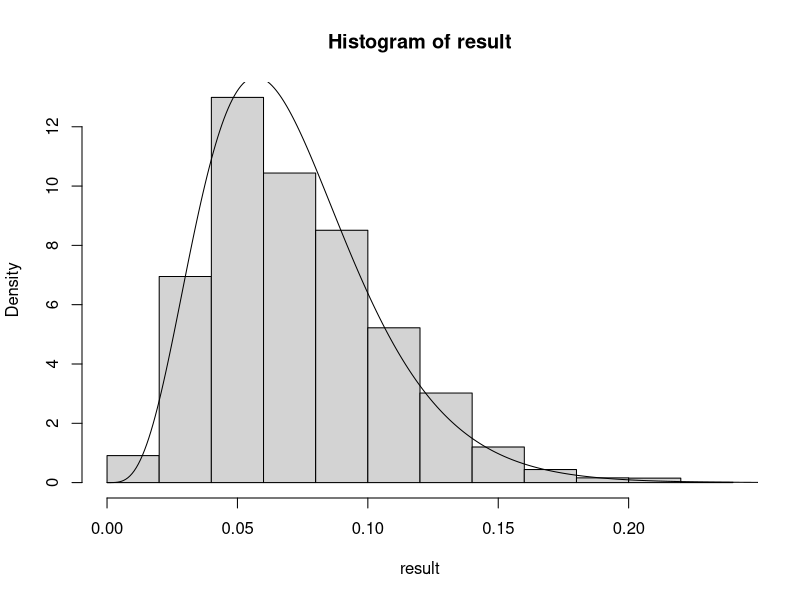
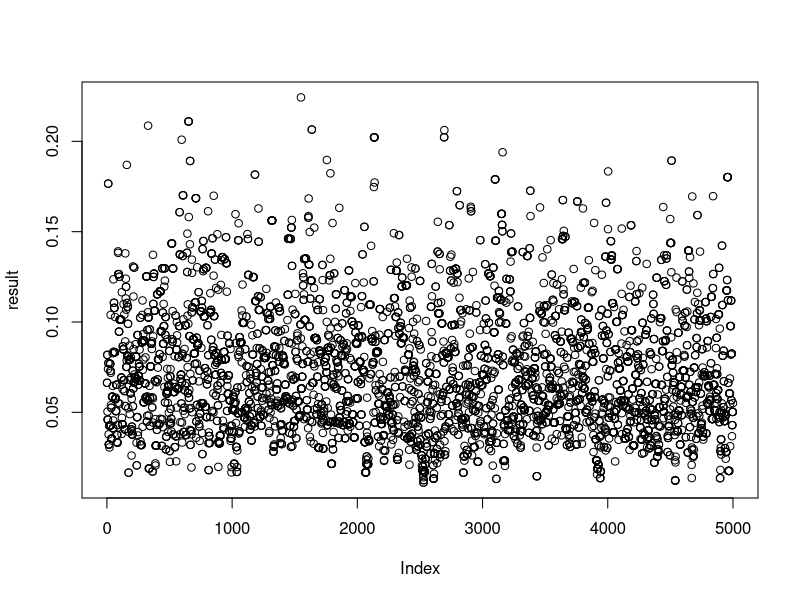

Source code (R) for these figures, in order:
## ---- chunk 1

metropolis <- function(theta_init, nb_iter, y) {
  
  n <- length(y)
  theta <- theta_init
  vect_theta <- c(1:nb_iter)
  
  for (i in 1:nb_iter) {
    
    
    theta_etoile <- rexp(1, rate = 1/theta)
    
    R <- dgamma(theta_etoile, n, sum(y)) * dexp(theta, 1/theta_etoile) / (dgamma(theta, n, sum(y)) * dexp(theta_etoile, 1/theta))
                                                      
    u <- runif(1, 0, 1)
    
    if (u <= R) {
      theta <- theta_etoile
    }
    
    vect_theta[i] <- theta
    
  }
  
  return(vect_theta)
}


theta_init <- 0.2
y <- rpois(5, 10)
nb_iter <- 5000


result <- metropolis(theta_init, nb_iter, y)
hist(result, prob=TRUE)
lines(seq(0,0.8, length.out = 1000), dgamma(seq(0, 0.8, length.out = 1000), length(y), sum(y)))



plot(result)

